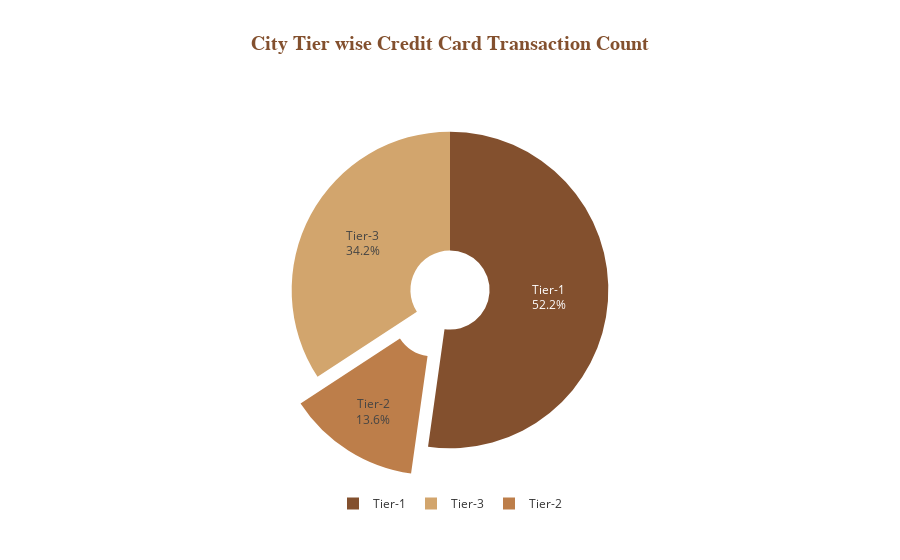

The notebook cell this image was saved under:
### Code cell
city_cnt_df = ccd_df[['City Tier']].groupby(['City Tier']).size().reset_index()
city_cnt_df.columns = ['City Tier','Count']

fig = px.pie(city_cnt_df,
            names = 'City Tier' , values = 'Count' , color = 'City Tier' , hole = 0.25 , 
            template = 'ggplot2' , title = '<b> City Tier wise Credit Card Transaction Count </b>',
            labels={"Tier-1":"<b>Tier-1</b>"}, color_discrete_sequence=colors)

fig.update_traces(textinfo='percent+ value + label')

fig.update_layout(legend=dict(
     orientation="h",
    yanchor="bottom",
    y=-0.1,
    xanchor="center",
    x=0.5
    ))


fig.update_layout(
    title_font_family="Times New Roman",
    title_font_color="#83502e",
    title_font_size=20,
    title_xanchor="center",
    title_x=0.5
)

fig.update_traces(textposition='inside', textinfo='percent+label',
                         pull=[0, 0.2, 0], rotation=0)



fig.show()

### Figure 1 — Plotly figure (JSON) as saved in the notebook; plotly's stock layout.template omitted (floating-point values rounded to 4 significant figures)
{"data": [{"customdata": [["Tier-1"], ["Tier-2"], ["Tier-3"]], "domain": {"x": [0, 1], "y": [0, 1]}, "hole": 0.25, "hovertemplate": "City Tier=%{customdata[0]}<br>Count=%{value}<extra></extra>", "labels": ["Tier-1", "Tier-2", "Tier-3"], "legendgroup": "", "marker": {"colors": ["#83502e", "#bd7e4a", "#d2a56d"]}, "name": "", "pull": [0, 0.2, 0], "rotation": 0, "showlegend": true, "textinfo": "percent+label", "textposition": "inside", "type": "pie", "values": [13603, 3533, 8916]}], "layout": {"legend": {"orientation": "h", "tracegroupgap": 0, "x": 0.5, "xanchor": "center", "y": -0.1, "yanchor": "bottom"}, "piecolorway": ["#83502e", "#bd7e4a", "#d2a56d", "#f1c27d", "#ffdbac", "#ffeead"], "title": {"font": {"color": "#83502e", "family": "Times New Roman", "size": 20}, "text": "<b> City Tier wise Credit Card Transaction Count </b>", "x": 0.5, "xanchor": "center"}}}
